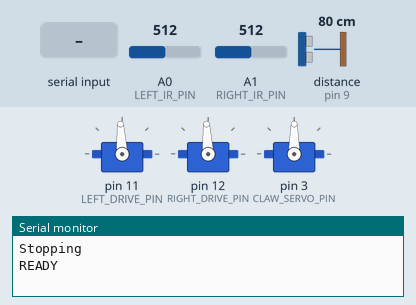
Recording of a sketch running on a simulated Arduino Uno, built with avr-gcc and run on an emulated ATmega328P. On the bench: 3 × servo, the last lines printed to the serial monitor. Inputs (shaded band) come from the test bench; at power-on: A0 (LEFT_IR_PIN) = 512, A1 (RIGHT_IR_PIN) = 512, distance to the obstacle (sensor on pin 9) 80 cm. The echo pulse lasts 58.3 µs per cm.

Above: at 1.2 s.
1.3 s: "I" received over Serial
At 3.0 s:
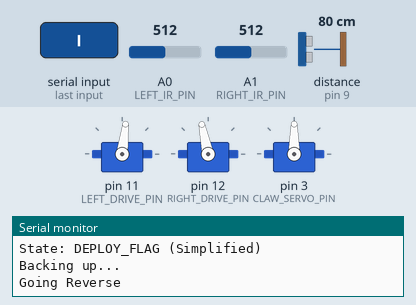
3.8 s: A0 (LEFT_IR_PIN) set to 990
6.8 s: A1 (RIGHT_IR_PIN) set to 964
9.8 s: A1 (RIGHT_IR_PIN) set to 989
At 10.2 s:
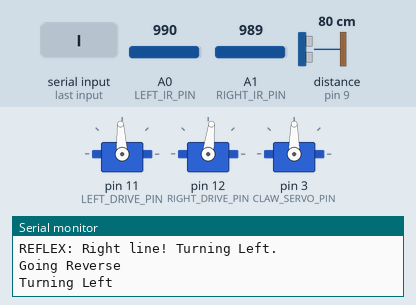
11.3 s: "G" received over Serial
At 12.4 s:
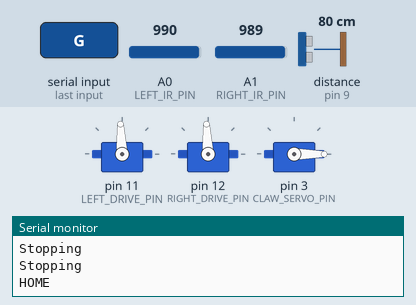
12.8 s: distance to the obstacle (sensor on pin 9) set to 13 cm
14.3 s: distance to the obstacle (sensor on pin 9) set to 10 cm
At 14.7 s:
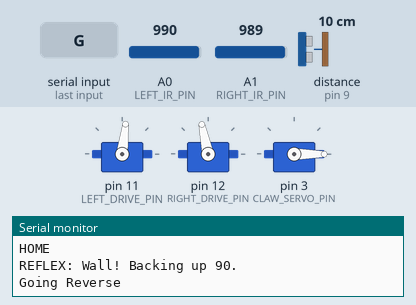
Timing chart, 0 to 18.3 s (numbered marks = the images above; inputs shaded):
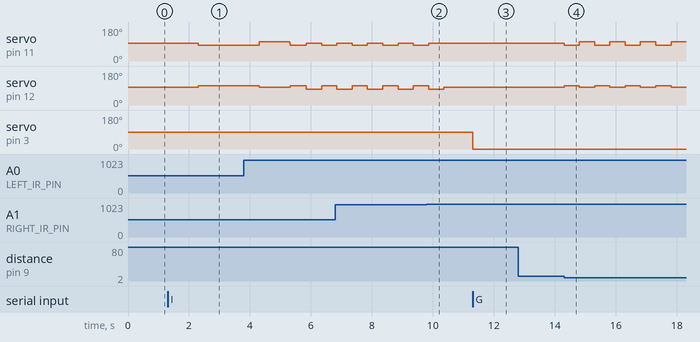

Measured:
- the behaviour switches between 979 and 980 on A1 (RIGHT_IR_PIN) (found by bisection; images 1 and 2)
- the behaviour switches between 12 and 11 cm on distance to the obstacle (sensor on pin 9) (found by bisection; images 3 and 4)
- after the input at 1.3 s, servo on pin 11 (LEFT_DRIVE_PIN): 93° → 83° after 1.0 s; servo on pin 12 (RIGHT_DRIVE_PIN): 93° → 102° after 1.0 s
- after the input at 9.8 s, servo on pin 11 (LEFT_DRIVE_PIN): goes on until 9.9 s, then stays 93°
- after the input at 11.3 s, servo on pin 3 (CLAW_SERVO_PIN): 90° → 0° at once
- after the input at 12.8 s, every drawn part: stays the same
- after the input at 14.3 s, servo on pin 11 (LEFT_DRIVE_PIN): alternates 102° for 0.50 s and 83° for 0.50 s, starting at once; servo on pin 12 (RIGHT_DRIVE_PIN): alternates 102° for 0.50 s and 93° for 0.50 s, starting at once

The sketch:

final_collection_bot_code.ino
```cpp
/*
 * ARA Main Controller v7.1
 */

#include <Servo.h>
#include <NewPing.h>

//servo pins
const int LEFT_DRIVE_PIN = 11;
const int RIGHT_DRIVE_PIN = 12;
const int CLAW_SERVO_PIN = 3;

//sensor pins
const int SONAR_TRIG_PIN = 8;
const int SONAR_ECHO_PIN = 9;
const int LEFT_IR_PIN = A0;
const int RIGHT_IR_PIN = A1;

//objects
Servo servoLeft;
Servo servoRight;
Servo clawServo;
NewPing sonar(SONAR_TRIG_PIN, SONAR_ECHO_PIN, 40); //40cm max distance it will read to make it get faster response times

//states of being for Sparkbot
enum State { HALTED, SEEKING, RETURNING_HOME, DROPPING };
State currentState;

//movement servo values
const int LEFT_DRIVE_FORWARD_US = 1600;
const int LEFT_DRIVE_STOP_US = 1500;
const int LEFT_DRIVE_REVERSE_US = 1400;
const int RIGHT_DRIVE_FORWARD_US = 1400;
const int RIGHT_DRIVE_STOP_US = 1500;
const int RIGHT_DRIVE_REVERSE_US = 1600;

//claw servo values
const int CLAW_OPEN_ANGLE = 90;
const int CLAW_CLOSED_ANGLE = 0;

//sensor values
const int OBSTACLE_DISTANCE_CM = 12; //12cm stopping distance
//lower value = more sensitive to white
const int LEFT_LINE_THRESHOLD = 980;
const int RIGHT_LINE_THRESHOLD = 980;

//deploy state delay times
const int DEPLOY_REV_MS = 2000; //back up for 2 seconds
const int TURN_90_MS = 500;
const int AVOID_REV_MS = 500; //how long to back up when avoiding

void setup() {
  Serial.begin(9600);

  //attach servos
  servoLeft.attach(LEFT_DRIVE_PIN);
  servoRight.attach(RIGHT_DRIVE_PIN);
  clawServo.attach(CLAW_SERVO_PIN);

  goStop();
  currentState = HALTED; //wait for pi's command

  Serial.println("READY");
}

void loop() {
  //sensor reflexes (this runs first before anything
  int distance = sonar.ping_cm();
  if (distance == 0) distance = 255; // 0 means out of range so set to far away

  //values for when seeing white lines with different sensors
  int leftIR = analogRead(LEFT_IR_PIN);
  int rightIR = analogRead(RIGHT_IR_PIN);
  bool leftSeesWhite = (leftIR < LEFT_LINE_THRESHOLD);
  bool rightSeesWhite = (rightIR < RIGHT_LINE_THRESHOLD);

  //exceptions for the sensors
  // If we are in HALTED or DROPPING sensors don't stop us
  if (currentState == HALTED || currentState == DROPPING) {
    runStateLogic(); //run the normal logic and skip all sensors
    return; //exit the loop early
  }

  //avoiding lines
  //runs in SEEKING, but is ignored in RETURNING_HOME
  if (currentState != RETURNING_HOME) {
    if (leftSeesWhite && rightSeesWhite) {
      //when both see white back up and turn 180
      Serial.println("REFLEX: Both lines! Backing up 180.");
      goReverse();
      delay(AVOID_REV_MS);
      goRight(); //spin 180
      delay(TURN_90_MS * 2);
      goStop();
      return; //reflex done restart loop
    } else if (leftSeesWhite) {
      //when left sees white back up and turn right
      Serial.println("REFLEX: Left line! Turning Right.");
      goReverse();
      delay(AVOID_REV_MS);
      goRight(); //turn 90
      delay(TURN_90_MS);
      goStop();
      return; //reflex done restart loop
    } else if (rightSeesWhite) {
      //when right sees white back up and turn left
      Serial.println("REFLEX: Right line! Turning Left.");
      goReverse();
      delay(AVOID_REV_MS);
      goLeft(); //turn 90
      delay(TURN_90_MS);
      goStop();
      return; //reflex done restart loop
    }
  }

  //avoiding walls
  //this runs in SEEKING and RETURNING_HOME
  //add 'distance > 0' to ignore bad 0cm readings
  if (distance < OBSTACLE_DISTANCE_CM && distance > 0) {
    Serial.println("REFLEX: Wall! Backing up 90.");
    goReverse();
    delay(AVOID_REV_MS);
    goRight(); //turn 90
    delay(TURN_90_MS);
    goStop();
    return; //reflex done restart loop
  }

  //main state logic
  //if no reflexes were triggered run the normal state logic
  runStateLogic();
}

//switch statement function
void runStateLogic() {
  switch (currentState) {
    case HALTED:
      //wait for 'I' (Initiate) command from the pi.
      if (Serial.available() > 0) {
        char command = Serial.read();
        if (command == 'I') {
          Serial.println("State: DEPLOY_FLAG (Simplified)");

          //deploy sequence
          //open claw drop flag
          clawServo.write(CLAW_OPEN_ANGLE);
          delay(1000); //wait for claw to open

          //back straight up
          Serial.println("Backing up...");
          goReverse();
          delay(DEPLOY_REV_MS); // 2 seconds

          //spin around (180 degrees)
          Serial.println("Spinning around...");
          goRight(); // Spin right
          delay(TURN_90_MS * 2); // 1 second

          //stop and enter main loop
          goStop();
          Serial.println("SEEK"); //tell pi to start hunting
          currentState = SEEKING;

          Serial.println("Deploy complete. Entering main loop.");
        }
      }
      break;

    case SEEKING:
      //listen for commands
      handlePiMovement();

      //apply continuous pressure to claw servo opened state
      clawServo.write(CLAW_OPEN_ANGLE);

      break;

    case RETURNING_HOME:
      //listen for commands
      handlePiMovement();

      //apply continuous pressure to claw servo closed state
      clawServo.write(CLAW_CLOSED_ANGLE);
      break;

    case DROPPING:
      //transition states
      //handlePiMovement() sets state back to SEEKING
      break;
  }
}

//listen to pi for movement commands
void handlePiMovement() {
  if (Serial.available() > 0) {
    char command = Serial.read();

    //handle grab
    if (command == 'G' && currentState == SEEKING) {
      currentState = RETURNING_HOME;
      goStop();
      //main loop will apply continuous pressure
      Serial.println("HOME"); //tell pi to look for yellow

    //handle drop
    } else if (command == 'D' && currentState == RETURNING_HOME) {
      currentState = DROPPING;
      goStop();
      clawServo.write(CLAW_OPEN_ANGLE); //drop object
      delay(1000); //wait for claw to open

      //mission loop
      //back up
      goReverse();
      delay(1000); //back up for 1 second
      //turn 180
      goRight();
      delay(TURN_90_MS * 2); //1 second turn
      //drive away
      goForward();
      delay(3000); //drive away for 3 seconds
      //stop
      goStop();

      //clear the buffer and tell the pi to seek
      clearSerialBuffer();
      Serial.println("SEEK");
      currentState = SEEKING;

    //basic homing/seeking commands
    } else if (command == 'F') {
      goForward();
    } else if (command == 'L') {
      goLeft();
    } else if (command == 'R') {
      goRight();
    } else if (command == 'S') {
      goStop();
    }
  }
}


//avoids bad commands from serial clutter
void clearSerialBuffer() {
  Serial.println("Clearing serial buffer...");
  while (Serial.available() > 0) {
    Serial.read(); //read and discard
  }
}


//movement functions
void goStop() {
  servoLeft.writeMicroseconds(LEFT_DRIVE_STOP_US);
  servoRight.writeMicroseconds(RIGHT_DRIVE_STOP_US);
  Serial.println("Stopping");
}
void goForward() {
  servoLeft.writeMicroseconds(LEFT_DRIVE_FORWARD_US);
  servoRight.writeMicroseconds(RIGHT_DRIVE_FORWARD_US);
  Serial.println("Going Forward");
}
void goReverse() {
  servoLeft.writeMicroseconds(LEFT_DRIVE_REVERSE_US);
  servoRight.writeMicroseconds(RIGHT_DRIVE_REVERSE_US);
  Serial.println("Going Reverse");
}
void goLeft() { //pivot left
  servoLeft.writeMicroseconds(LEFT_DRIVE_STOP_US);
  servoRight.writeMicroseconds(RIGHT_DRIVE_FORWARD_US);
  Serial.println("Turning Left");
}
void goRight() { //pivot right
  servoLeft.writeMicroseconds(LEFT_DRIVE_FORWARD_US);
  servoRight.writeMicroseconds(RIGHT_DRIVE_STOP_US);
  Serial.println("Turning Right");
}
```
